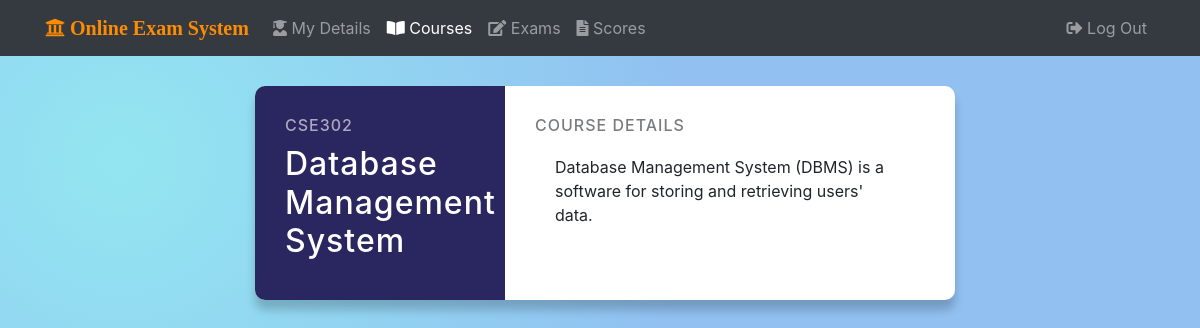
The app's page /students/student001/courses/ with its own data.
### stud_app/models.py (models this page shows, shortened)
class Course(models.Model):
    course_code = models.CharField(max_length=6, unique=True)
    course_name = models.CharField(max_length=50)
    dept_fk = models.ForeignKey(Department, on_delete=models.PROTECT)
    course_desc = models.TextField('Course Description',max_length=300,null=True,blank=True)

### stud_app/views.py (the view)
# urls.py: path('<username>/courses/', views.courses_view, name="courses"),
def courses_view(request, username):
    if request.method == 'POST':
        pass
    else:
        student = get_object_or_404(Student, user__username = username)
        courses = student.course_fk.all()
        context = {
                'username': username,
                'courses': courses,
                'current_page': 'courses',
            }
        return render(request, 'stud_app/courses.html', context)

### stud_app/templates/stud_app/courses.html (shortened to what this page needs)
{% extends 'base.html' %}
{% load static %}
{% block head %}
    <link rel="stylesheet" href="{% static 'stud_app/css/cards.css' %}">
{% endblock %}
{% block content %}
{% for course in courses %}
<div class="container">
<div class="row">
<div class="col-2"></div>
<div class="col-8">
    <div class="courses-container">
        <div class="course">
            <div class="course-preview">
                <h6>{{ course.course_code }}</h6>
                <h2>{{ course.course_name }}</h2>
            </div>
            <div class="course-info">
                <h6>Course Details</h6>
                <p class="course-desc">{{ course.course_desc }}</p>
            </div>
        </div>
    </div>
</div>
</div>
</div>
{% endfor %}
{% endblock %}

### static/css/master.css (style rules this page uses)
body, html { height: 100%; background-repeat: no-repeat; background-attachment: fixed; background-image: radial-gradient( circle farthest-corner at 10% 20%, rgba(147,230,241,1) 0%, rgba(145,192,241,1) 45.5% ); }

### stud_app/static/stud_app/css/cards.css (style rules this page uses)
.course { background-color: #fff; border-radius: 10px; box-shadow: 0 10px 10px rgba(0, 0, 0, 0.2); display: flex; max-width: 100%; margin: 20px; overflow: hidden; width: 700px; }
.course h6 { opacity: 0.6; margin: 0; letter-spacing: 1px; text-transform: uppercase; }
.course h2 { letter-spacing: 1px; margin: 10px 0; }
.course-preview { background-color: #2A265F; color: #fff; padding: 30px; max-width: 250px; }
.course-info { padding: 30px; position: relative; width: 100%; }
.course-desc { padding: 20px; }

### records on screen
Course: course_code "CSE302", course_name "Database Management System", course_desc "Database Management System (DBMS) is a software for storing and retrieving users' data."
